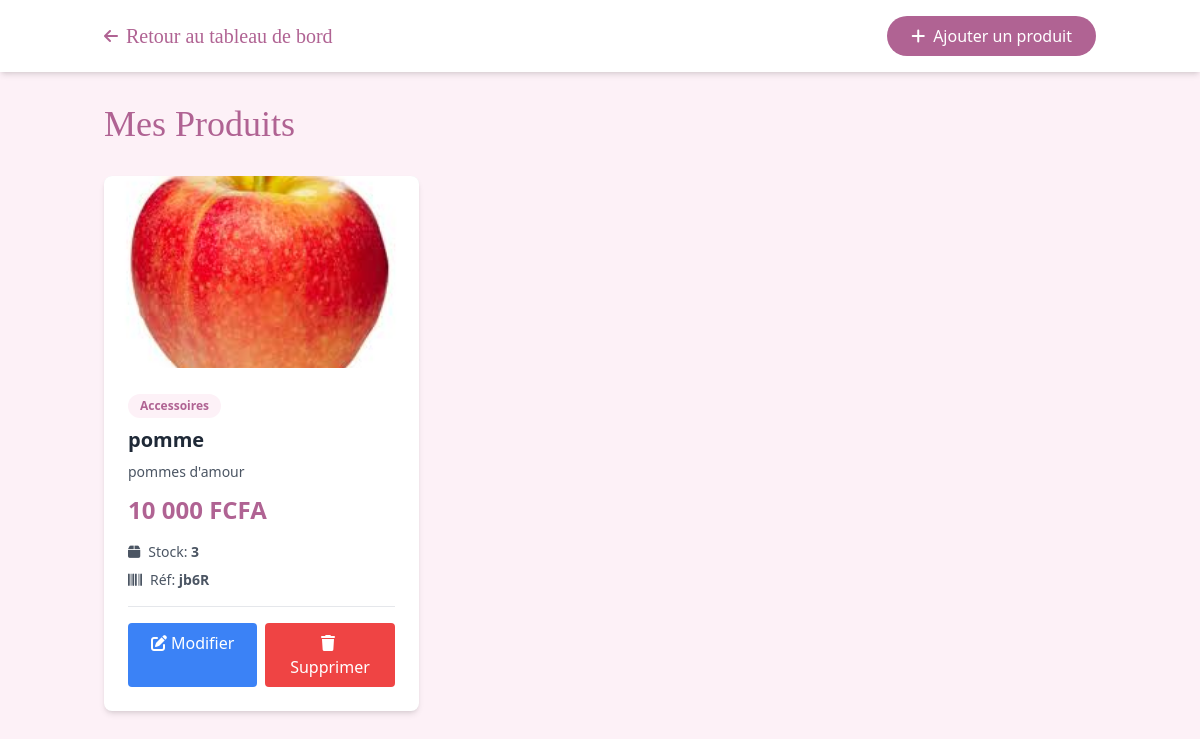
Screenshot of /seller/products.php (signed in) with the database file from the repository.
### tables this page shows
CREATE TABLE `products` (
  `id` int(11) NOT NULL,
  `name` varchar(200) NOT NULL,
  `description` text DEFAULT NULL,
  `price` decimal(10,2) NOT NULL,
  `image` varchar(255) DEFAULT NULL,
  `category_id` int(11) NOT NULL,
  `reference` varchar(100) DEFAULT NULL,
  `seller_id` int(11) NOT NULL,
  `stock_quantity` int(11) DEFAULT 0,
  `status` enum('active','pending','sold_out','deleted') DEFAULT 'pending',
  `created_at` timestamp NOT NULL DEFAULT current_timestamp(),
  `updated_at` timestamp NOT NULL DEFAULT current_timestamp() ON UPDATE current_timestamp()
);

CREATE TABLE `categories` (
  `id` int(11) NOT NULL,
  `name` varchar(100) NOT NULL,
  `description` text DEFAULT NULL,
  `icon` varchar(50) DEFAULT NULL,
  `status` enum('active','inactive') DEFAULT 'active',
  `created_at` timestamp NOT NULL DEFAULT current_timestamp(),
  `updated_at` timestamp NOT NULL DEFAULT current_timestamp() ON UPDATE current_timestamp()
);

### seller/products.php (the view, shortened to what this page needs)
<?php
include '../config/db.php';
$products = [];
try {
    $stmt = $bdd->prepare("
        SELECT p.*, c.name as categorie_nom
        FROM products p
        LEFT JOIN categories c ON p.category_id = c.id
        WHERE p.status = 'active' AND p.seller_id = ?
        ORDER BY p.id DESC
    ");
    $stmt->execute([$_SESSION['user_id']]);
    $products = $stmt->fetchAll(PDO::FETCH_ASSOC);
} catch (Exception $e) {
}
?>
<!DOCTYPE html>
<html lang="fr">
<head>
    <script src="https://cdn.tailwindcss.com"></script>
    <link href="https://cdnjs.cloudflare.com/ajax/libs/font-awesome/6.0.0/css/all.min.css" rel="stylesheet">
</head>
<body class="bg-[#fdf1f7] min-h-screen">
    <header class="bg-white shadow-md sticky top-0 z-50">
        <div class="container mx-auto px-4 py-4">
            <div class="flex items-center justify-between">
                <a href="dashboard.php" class="flex items-center space-x-2">
                    <i class="fas fa-arrow-left text-[#b06393]"></i>
                    <span class="text-xl font-serif text-[#b06393]">Retour au tableau de bord</span>
                </a>
                <a href="add_product.php" class="px-6 py-2 bg-[#b06393] text-white rounded-full hover:bg-[#d87eb6] transition">
                    <i class="fas fa-plus mr-2"></i>Ajouter un produit
                </a>
            </div>
        </div>
    </header>
    <div class="container mx-auto px-4 py-8">
        <div class="max-w-7xl mx-auto">
            <h1 class="text-4xl font-serif text-[#b06393] mb-8">Mes Produits</h1>
            <?php if (empty($products)): ?>
                <div class="bg-white rounded-lg shadow-md p-12 text-center">
                    <i class="fas fa-box text-6xl text-gray-300 mb-4"></i>
                    <h3 class="text-2xl font-serif text-gray-700 mb-2">Aucun produit</h3>
                    <p class="text-gray-600 mb-6">Commencez à vendre en ajoutant vos premiers produits !</p>
                    <a href="add_product.php" class="inline-block px-6 py-3 bg-[#b06393] text-white rounded-full hover:bg-[#d87eb6] transition">
                        Ajouter mon premier produit
                    </a>
                </div>
            <?php else: ?>
                <div class="grid grid-cols-1 md:grid-cols-2 lg:grid-cols-3 gap-6">
                    <?php foreach ($products as $product): ?>
                        <div class="bg-white rounded-lg shadow-md overflow-hidden hover:shadow-xl transition">
                            <div class="h-48 bg-gray-200 flex items-center justify-center">
                                <?php if (!empty($product['image'])): ?>
                                    <img src="../<?= htmlspecialchars($product['image']) ?>"
                                         alt="<?= htmlspecialchars($product['name']) ?>"
                                         class="w-full h-full object-cover">
                                <?php else: ?>
                                    <i class="fas fa-image text-6xl text-gray-300"></i>
                                <?php endif; ?>
                            </div>
                            <div class="p-6">
                                <div class="mb-3">
                                    <?php if (!empty($product['categorie_nom'])): ?>
                                        <span class="inline-block bg-[#fdf1f7] text-[#b06393] px-3 py-1 rounded-full text-xs font-semibold mb-2">
                                            <?= htmlspecialchars($product['categorie_nom']) ?>
                                        </span>
                                    <?php endif; ?>
                                    <h3 class="text-xl font-semibold text-gray-800 mb-2"><?= htmlspecialchars($product['name']) ?></h3>
                                    <?php if (!empty($product['description'])): ?>
                                        <p class="text-sm text-gray-600 line-clamp-2"><?= htmlspecialchars($product['description']) ?></p>
                                    <?php endif; ?>
                                </div>
                                <div class="mb-4">
                                    <p class="text-2xl font-bold text-[#b06393]">
                                        <?= number_format($product['price'], 0, ',', ' ') ?> FCFA
                                    </p>
                                </div>
                                <div class="space-y-2 text-sm text-gray-600 mb-4 pb-4 border-b">
                                    <p><i class="fas fa-box mr-2"></i>Stock: <span class="font-semibold"><?= $product['stock_quantity'] ?></span></p>
                                    <?php if (!empty($product['reference'])): ?>
                                        <p><i class="fas fa-barcode mr-2"></i>Réf: <span class="font-semibold"><?= htmlspecialchars($product['reference']) ?></span></p>
                                    <?php endif; ?>
                                </div>
                                <div class="flex space-x-2">
                                    <a href="edit_product.php?id=<?= $product['id'] ?>"
                                       class="flex-1 text-center px-4 py-2 bg-blue-500 text-white rounded hover:bg-blue-600 transition">
                                        <i class="fas fa-edit mr-1"></i>Modifier
                                    </a>
                                    <a href="delete_product.php?id=<?= $product['id'] ?>"
                                       class="flex-1 text-center px-4 py-2 bg-red-500 text-white rounded hover:bg-red-600 transition"
                                       onclick="return confirm('Êtes-vous sûr de vouloir supprimer ce produit ?')">
                                        <i class="fas fa-trash mr-1"></i>Supprimer
                                    </a>
                                </div>
                            </div>
                        </div>
                    <?php endforeach; ?>
                </div>
            <?php endif; ?>
        </div>
    </div>
</body>
</html>

### rows the page displays
products: image+name (picture), category.name "Accessoires", name "pomme", description "pommes d'amour", price "10 000", stock_quantity "3", reference "jb6R"
